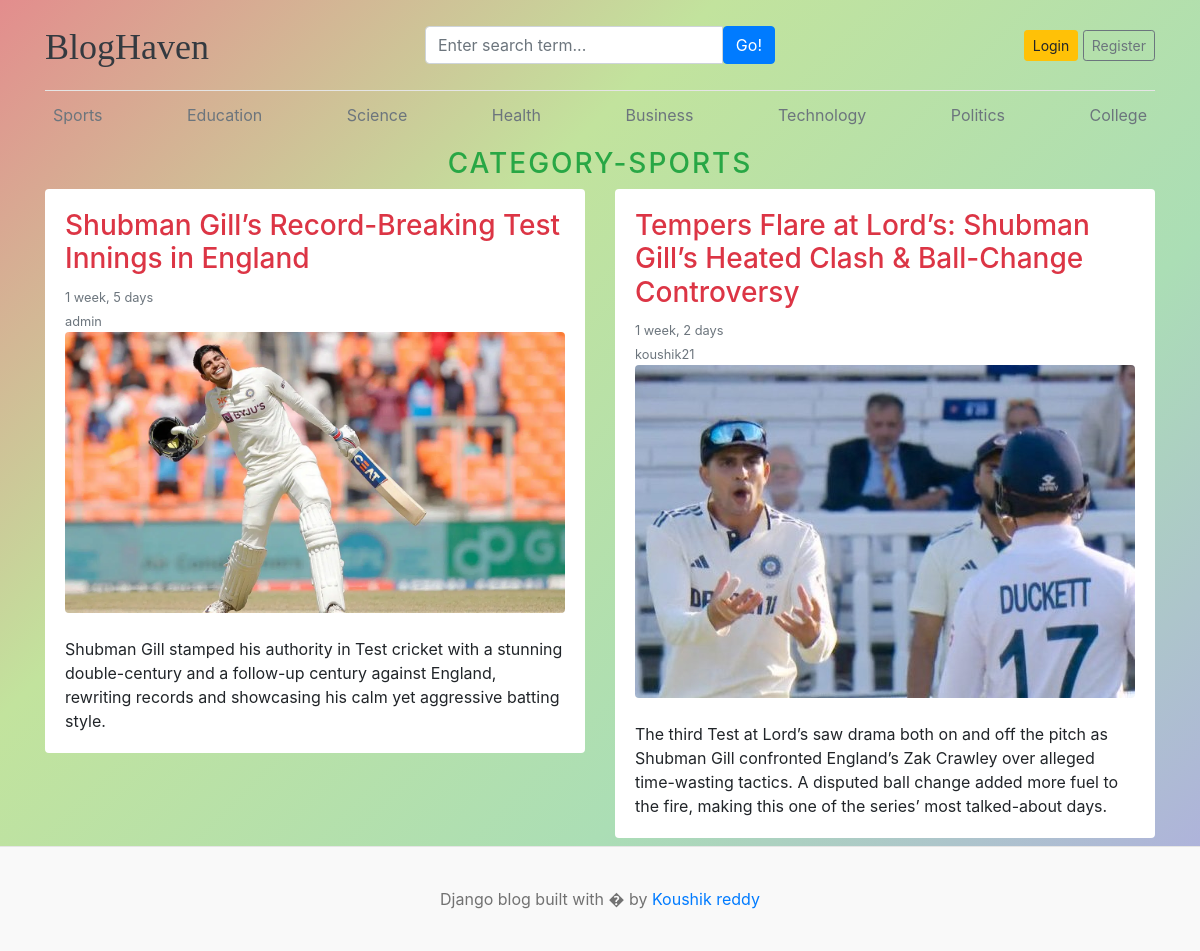
Page /category/1/ on the committed database.
### blog/models.py (models this page shows, shortened)
class Category(models.Model):
    category_name=models.CharField(max_length=50,unique=True)
    created_at=models.DateTimeField(auto_now_add=True)
    updated_at=models.DateTimeField(auto_now=True)
    class Meta:
        verbose_name_plural='Categories'
    def __str__(self):
        return self.category_name

class Blog(models.Model):
    title=models.CharField(max_length=100)
    slug=models.SlugField(max_length=150,unique=True)
    category=models.ForeignKey(Category,on_delete=models.CASCADE)
    author=models.ForeignKey(User,on_delete=models.CASCADE)
    featured_image=models.ImageField(upload_to='upload/%Y/%M/%d')
    short_description=models.TextField(max_length=2000)
    blog_body=models.TextField(max_length=5000)
    status=models.CharField(max_length=50,choices=STATUS_CHOICES,default='Draft')
    is_featured=models.BooleanField(default=False)
    created_at=models.DateTimeField(auto_now_add=True)
    updated_at=models.DateTimeField(auto_now=True)

### blog/views.py (the view)
# urls.py: path('<int:category_id>/',views.posts_by_category,name='posts_by_category'),
def posts_by_category(request,category_id):
    posts=Blog.objects.filter(status='Published',category=category_id)
    try:
        category=Category.objects.get(pk=category_id)
    except:
        return redirect('home')
    context={
        'posts':posts,
        'category':category,
    }
    return render(request,'posts_by_category.html',context)

### blog/context_processors.py (called while the page is built)
def get_categories(request):
    categories=Category.objects.all()
    return dict(categories=categories)

def get_social_links(request):
    social_links=SocialLink.objects.all()
    return dict(social_links=social_links)

### templates/posts_by_category.html
{% extends "base.html" %}
{% block content %}
<h3 class="text-uppercase text-success text-center" style="letter-spacing:2px;">Category-{{category}}</h3>
  <div class="row mb-2">
    {% if posts %}
    {% for post in posts %}
    <div class="col-md-6">
      <div class="card border-0" >
        <div class="card-body">
          <a href="{% url 'blogs' post.slug %}" class="text-danger"><h3>{{post.title}}</h3></a>
          <small class="mb-1 text-muted">{{post.created_at | timesince}}<br>{{post.author}}</small>
          <figure class="mb-4"><img class="img-fluid rounded" src="{{post.featured_image.url}}" alt="..." /></figure>
          <p class="card-text">{{post.short_description}}</p>
        </div>
      </div>
    </div>
    {% endfor %}
    {% else %}
    <p><h3>No Posts Found</h3></p>
    {% endif %}
  </div>
</div>
{% endblock  %}

### templates/base.html (shortened to what this page needs)
{% load static %}
<!DOCTYPE html>
<html lang="en">
<head>
    <link rel="stylesheet" href="{% static '/css/blog.css' %}">
    <link href="https://getbootstrap.com/docs/4.0/dist/css/bootstrap.min.css" rel="stylesheet">
    <link rel="stylesheet" href="https://cdnjs.cloudflare.com/ajax/libs/font-awesome/4.7.0/css/font-awesome.min.css">
  </head>
<body style="">
    <div class="container">
      <header class="blog-header py-3">
        <div class="row flex-nowrap justify-content-between align-items-center">
          <div class="col-4 pt-1">
            <a class="blog-header-logo text-dark" href="/">BlogHaven</a>
          </div>
          <div class="col-4">
            <form action="{% url "search" %}" method="get">
              <div class="input-group">
                <input class="form-control" type="text" value="{{keyword}}" name="keyword" placeholder="Enter search term..." aria-label="Enter search term..." aria-describedby="button-search" />
                <button type="submit" class="btn btn-primary" id="button-search" type="button">Go!</button>
              </div>
            </form>
          </div>
          {% if not user.is_authenticated %}
          <div class="col-4 d-flex justify-content-end align-items-center">
            <a class="btn btn-sm btn-warning" href="{% url "login" %}">Login</a> &nbsp;
            <a class="btn btn-sm btn-outline-secondary" href="{% url 'register' %}">Register</a>
          </div>
          {% else %}
          <span><a class="btn btn-success" href="{% url "dashboard" %}">Dashboard</a></span>
          &emsp;
          <span><a href="{% url "logout" %}" class="btn btn-danger">Logout</a></span>
          {% endif %}
        </div>
      </header>
      <div class="nav-scroller py-1 mb-2">
        <nav class="nav d-flex justify-content-between">
          {% for cat in categories %}
            <a class="p-2 text-muted" href="{% url 'posts_by_category' cat.id %}">{{cat.category_name}}</a>
          {% endfor %}
        </nav>
      </div>
{% block content %}
{% endblock  %}
<footer class="blog-footer">
  <p>Django blog built with � by <a href="#">Koushik reddy</a></p>
</footer>
</body>
</html>

### project1/static/css/blog.css (style rules this page uses)
.blog-header { border-bottom: 1px solid #e5e5e5; }
.blog-header-logo { font-family: "Playfair Display", Georgia, "Times New Roman", serif; font-size: 2.25rem; }
h1, h2, h3, h4, h5, h6 { font-family: "Playfair Display", Georgia, "Times New Roman", serif; }
.blog-footer { padding: 2.5rem 0; color: #727272; text-align: center; background-color: #f9f9f9; border-top: .05rem solid #e5e5e5; }
.blog-footer p:last-child { margin-bottom: 0; }
body { margin: 0; min-height: 100vh; background: linear-gradient(-45deg, #aface1ff, #abdeb5, #c2e39d, #e38d8d) !important; background-size: 400% 400%; animation: gradientBG 15s ease infinite; }

### rows in the picture
Category: category_name "Sports", category_name "SPORTS"
Category: category_name "Education"
Category: category_name "Science"
Category: category_name "Health"
Category: category_name "Business"
Category: category_name "Technology"
Category: category_name "Politics"
Category: category_name "College"
Blog: title "Shubman Gill’s Record-Breaking Test Innings in England", created_at "1 week, 5 days", author "admin", featured_image (picture), short_description "Shubman Gill stamped his authority in Test cricket with a stunning double-century and a follow-up century against England, rewriting records and showcasing his calm yet aggressive batting style."
Blog: title "Tempers Flare at Lord’s: Shubman Gill’s Heated Clash & Ball-Change Controversy", created_at "1 week, 2 days", author "koushik21", featured_image (picture), short_description "The third Test at Lord’s saw drama both on and off the pitch as Shubman Gill confronted England’s Zak Crawley over alleged time-wasting tactics. A disputed ball change added more fuel to the fire, making this one of the series’ most talked-about days."
